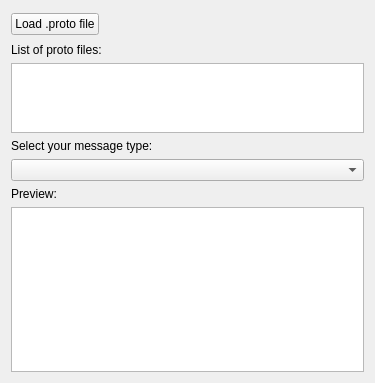
<?xml version="1.0" encoding="UTF-8"?>
<ui version="4.0">
 <class>ProtobufLoader</class>
 <widget class="QWidget" name="ProtobufLoader">
  <property name="geometry">
   <rect>
    <x>0</x>
    <y>0</y>
    <width>375</width>
    <height>383</height>
   </rect>
  </property>
  <property name="windowTitle">
   <string>Form</string>
  </property>
  <layout class="QVBoxLayout" name="verticalLayout" stretch="0,0,1,0,0,0,5">
   <item>
    <layout class="QHBoxLayout" name="horizontalLayout">
     <item>
      <widget class="QPushButton" name="pushButtonLoad">
       <property name="text">
        <string>Load .proto file</string>
       </property>
      </widget>
     </item>
     <item>
      <spacer name="horizontalSpacer">
       <property name="orientation">
        <enum>Qt::Horizontal</enum>
       </property>
       <property name="sizeHint" stdset="0">
        <size>
         <width>40</width>
         <height>20</height>
        </size>
       </property>
      </spacer>
     </item>
     <item>
      <widget class="QPushButton" name="pushButtonRemove">
       <property name="minimumSize">
        <size>
         <width>26</width>
         <height>26</height>
        </size>
       </property>
       <property name="maximumSize">
        <size>
         <width>26</width>
         <height>26</height>
        </size>
       </property>
       <property name="text">
        <string/>
       </property>
       <property name="flat">
        <bool>true</bool>
       </property>
      </widget>
     </item>
    </layout>
   </item>
   <item>
    <widget class="QLabel" name="label_2">
     <property name="text">
      <string>List of proto files:</string>
     </property>
    </widget>
   </item>
   <item>
    <widget class="QListWidget" name="listWidget"/>
   </item>
   <item>
    <widget class="QLabel" name="label_3">
     <property name="text">
      <string>Select your message type:</string>
     </property>
    </widget>
   </item>
   <item>
    <widget class="QComboBox" name="comboBox"/>
   </item>
   <item>
    <widget class="QLabel" name="label">
     <property name="text">
      <string>Preview:</string>
     </property>
    </widget>
   </item>
   <item>
    <widget class="QTextBrowser" name="protoPreview"/>
   </item>
  </layout>
 </widget>
 <resources/>
 <connections/>
</ui>
